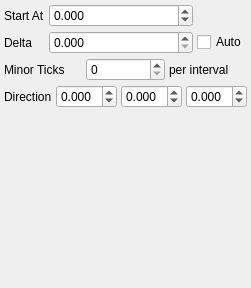
         <widget class="QWidget" name="ZAxisTicksTab">
          <attribute name="title">
           <string>Tick Marks</string>
          </attribute>
          <layout class="QVBoxLayout" name="verticalLayout_15">
           <property name="spacing">
            <number>4</number>
           </property>
           <property name="margin">
            <number>4</number>
           </property>
           <item>
            <layout class="QGridLayout" name="gridLayout_7">
             <item row="1" column="0">
              <widget class="QLabel" name="label_15">
               <property name="sizePolicy">
                <sizepolicy hsizetype="Minimum" vsizetype="Preferred">
                 <horstretch>0</horstretch>
                 <verstretch>0</verstretch>
                </sizepolicy>
               </property>
               <property name="text">
                <string>Delta</string>
               </property>
              </widget>
             </item>
             <item row="1" column="1">
              <widget class="QDoubleSpinBox" name="AxisZTicksDeltaSpin">
               <property name="sizePolicy">
                <sizepolicy hsizetype="Expanding" vsizetype="Fixed">
                 <horstretch>0</horstretch>
                 <verstretch>0</verstretch>
                </sizepolicy>
               </property>
               <property name="decimals">
                <number>3</number>
               </property>
               <property name="minimum">
                <double>0.000000000000000</double>
               </property>
               <property name="maximum">
                <double>1000000.000000000000000</double>
               </property>
              </widget>
             </item>
             <item row="0" column="0">
              <widget class="QLabel" name="label_14">
               <property name="sizePolicy">
                <sizepolicy hsizetype="Minimum" vsizetype="Preferred">
                 <horstretch>0</horstretch>
                 <verstretch>0</verstretch>
                </sizepolicy>
               </property>
               <property name="text">
                <string>Start At</string>
               </property>
              </widget>
             </item>
             <item row="0" column="1">
              <widget class="QDoubleSpinBox" name="AxisZTicksStartSpin">
               <property name="sizePolicy">
                <sizepolicy hsizetype="Expanding" vsizetype="Fixed">
                 <horstretch>0</horstretch>
                 <verstretch>0</verstretch>
                </sizepolicy>
               </property>
               <property name="decimals">
                <number>3</number>
               </property>
               <property name="minimum">
                <double>-1000000.000000000000000</double>
               </property>
               <property name="maximum">
                <double>1000000.000000000000000</double>
               </property>
              </widget>
             </item>
             <item row="1" column="2">
              <widget class="QCheckBox" name="AxisZAutoTicksCheck">
               <property name="text">
                <string>Auto</string>
               </property>
              </widget>
             </item>
            </layout>
           </item>
           <item>
            <layout class="QHBoxLayout" name="horizontalLayout_17">
             <property name="spacing">
              <number>4</number>
             </property>
             <item>
              <widget class="QLabel" name="label_23">
               <property name="text">
                <string>Minor Ticks</string>
               </property>
              </widget>
             </item>
             <item>
              <widget class="QSpinBox" name="AxisZMinorTicksSpin"/>
             </item>
             <item>
              <widget class="QLabel" name="label_24">
               <property name="text">
                <string>per interval</string>
               </property>
              </widget>
             </item>
            </layout>
           </item>
           <item>
            <layout class="QHBoxLayout" name="horizontalLayout_42">
             <property name="spacing">
              <number>4</number>
             </property>
             <item>
              <widget class="QLabel" name="label_33">
               <property name="text">
                <string>Direction</string>
               </property>
              </widget>
             </item>
             <item>
              <widget class="QDoubleSpinBox" name="AxisZTickDirectionXSpin">
               <property name="sizePolicy">
                <sizepolicy hsizetype="Expanding" vsizetype="Fixed">
                 <horstretch>0</horstretch>
                 <verstretch>0</verstretch>
                </sizepolicy>
               </property>
               <property name="decimals">
                <number>3</number>
               </property>
               <property name="minimum">
                <double>-1.000000000000000</double>
               </property>
               <property name="maximum">
                <double>1.000000000000000</double>
               </property>
               <property name="singleStep">
                <double>0.100000000000000</double>
               </property>
              </widget>
             </item>
             <item>
              <widget class="QDoubleSpinBox" name="AxisZTickDirectionYSpin">
               <property name="sizePolicy">
                <sizepolicy hsizetype="Expanding" vsizetype="Fixed">
                 <horstretch>0</horstretch>
                 <verstretch>0</verstretch>
                </sizepolicy>
               </property>
               <property name="decimals">
                <number>3</number>
               </property>
               <property name="minimum">
                <double>-1.000000000000000</double>
               </property>
               <property name="maximum">
                <double>1.000000000000000</double>
               </property>
               <property name="singleStep">
                <double>0.100000000000000</double>
               </property>
              </widget>
             </item>
             <item>
              <widget class="QDoubleSpinBox" name="AxisZTickDirectionZSpin">
               <property name="sizePolicy">
                <sizepolicy hsizetype="Expanding" vsizetype="Fixed">
                 <horstretch>0</horstretch>
                 <verstretch>0</verstretch>
                </sizepolicy>
               </property>
               <property name="decimals">
                <number>3</number>
               </property>
               <property name="minimum">
                <double>-1.000000000000000</double>
               </property>
               <property name="maximum">
                <double>1.000000000000000</double>
               </property>
               <property name="singleStep">
                <double>0.100000000000000</double>
               </property>
              </widget>
             </item>
            </layout>
           </item>
           <item>
            <spacer name="verticalSpacer_4">
             <property name="orientation">
              <enum>Qt::Vertical</enum>
             </property>
             <property name="sizeHint" stdset="0">
              <size>
               <width>20</width>
               <height>176</height>
              </size>
             </property>
            </spacer>
           </item>
          </layout>
         </widget>
